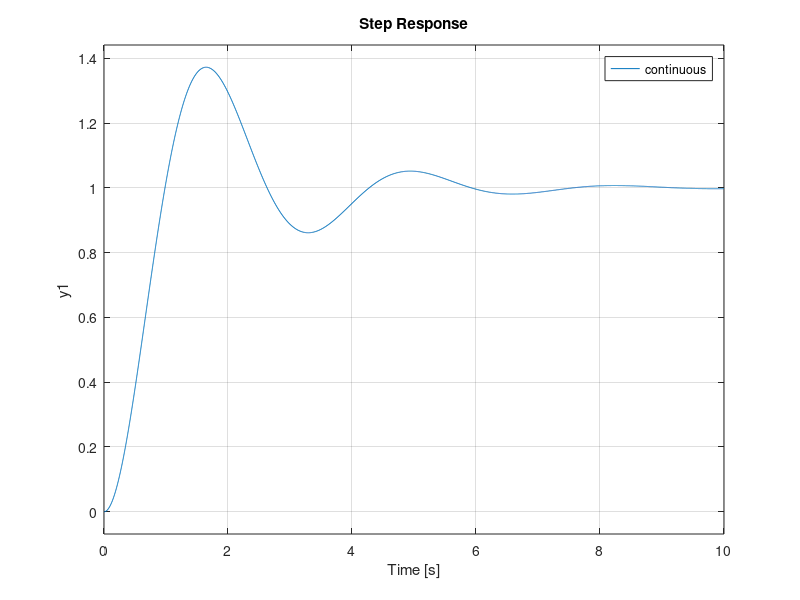

This chart was generated by the following MATLAB code:
clc;
clear all;

C_S = tf([4], [1 1.2 4])
step(C_S);
hold on;    

disp('Função transferência discreta para f = 1');
CD_c2d_mappz = c2d(C_S, 1, 'matched') 
step(CD_c2d_mappz);

%f = [10 100 1*10^3 100*10^3 10*10^6]; %meu pc sofre tadinho
f = [10 100 1*10^3];
for ind = f
    Ts = 1/ind;
    fprintf('\n\nFunção transferência discreta para f = %d', ind);
    CD_c2d_mappz = c2d(C_S, Ts, 'matched')
    step(CD_c2d_mappz);
end

legend('continuous', 'f = 1', 'f = 10', 'f = 100', 'f = 1 KHz', 'f = 100 KHz', 'f = 10 MHz')